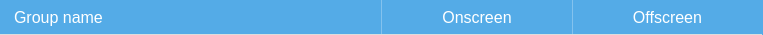
<?xml version="1.0" encoding="UTF-8"?>
<ui version="4.0">
 <class>GroupWidget</class>
 <widget class="QWidget" name="GroupWidget">
  <property name="enabled">
   <bool>true</bool>
  </property>
  <property name="geometry">
   <rect>
    <x>0</x>
    <y>0</y>
    <width>763</width>
    <height>35</height>
   </rect>
  </property>
  <property name="sizePolicy">
   <sizepolicy hsizetype="Preferred" vsizetype="MinimumExpanding">
    <horstretch>0</horstretch>
    <verstretch>0</verstretch>
   </sizepolicy>
  </property>
  <property name="minimumSize">
   <size>
    <width>0</width>
    <height>35</height>
   </size>
  </property>
  <property name="maximumSize">
   <size>
    <width>16777215</width>
    <height>35</height>
   </size>
  </property>
  <property name="windowTitle">
   <string>Form</string>
  </property>
  <property name="styleSheet">
   <string notr="true">
QWidget
{
	background-color: #54abe7;
}

QWidget:disabled
{
	background-color: #ccc;
}

QWidget#groupWidget
{
	border-style: solid;
	border-color: #ddd;
	border-width: 0px 0px 1px 0px;
}

QLabel
{
	font-weight: normal;
	font-size: 16px;
}

QLabel#groupLabel
{
	color: #fff;
}

QLabel#groupLabel:disabled
{
	color: #eee;
}

QLabel#spacerLabel
{
	background-color: #eee;
}

QLabel#verticalLine0,#verticalLine1
{
	background-color: #83c2ee;
}

QLabel#verticalLine0:disabled,#verticalLine1:disabled
{
	background-color: #aaa;
}

QLabel#onscreenLabel,#offscreenLabel
{
	color: #fff;
}

QLabel#checkLabel
{
	border-image: url(:/group_checkbox_check.png) 0 0 0 0 stretch stretch;
}</string>
  </property>
  <layout class="QVBoxLayout" name="verticalLayout" stretch="0">
   <property name="spacing">
    <number>0</number>
   </property>
   <property name="leftMargin">
    <number>0</number>
   </property>
   <property name="topMargin">
    <number>0</number>
   </property>
   <property name="rightMargin">
    <number>0</number>
   </property>
   <property name="bottomMargin">
    <number>0</number>
   </property>
   <item>
    <widget class="QWidget" name="mainWidget" native="true">
     <property name="sizePolicy">
      <sizepolicy hsizetype="Preferred" vsizetype="MinimumExpanding">
       <horstretch>0</horstretch>
       <verstretch>0</verstretch>
      </sizepolicy>
     </property>
     <layout class="QVBoxLayout" name="verticalLayout_3">
      <property name="spacing">
       <number>0</number>
      </property>
      <property name="leftMargin">
       <number>0</number>
      </property>
      <property name="topMargin">
       <number>0</number>
      </property>
      <property name="rightMargin">
       <number>1</number>
      </property>
      <property name="bottomMargin">
       <number>0</number>
      </property>
      <item>
       <widget class="QWidget" name="groupWidget" native="true">
        <property name="minimumSize">
         <size>
          <width>0</width>
          <height>35</height>
         </size>
        </property>
        <property name="maximumSize">
         <size>
          <width>16777215</width>
          <height>35</height>
         </size>
        </property>
        <layout class="QHBoxLayout" name="horizontalLayout_7" stretch="1,0,1">
         <property name="spacing">
          <number>0</number>
         </property>
         <property name="leftMargin">
          <number>0</number>
         </property>
         <property name="topMargin">
          <number>0</number>
         </property>
         <property name="rightMargin">
          <number>0</number>
         </property>
         <property name="bottomMargin">
          <number>1</number>
         </property>
         <item>
          <layout class="QHBoxLayout" name="horizontalLayout" stretch="1">
           <property name="spacing">
            <number>0</number>
           </property>
           <property name="leftMargin">
            <number>0</number>
           </property>
           <property name="rightMargin">
            <number>0</number>
           </property>
           <item>
            <widget class="QWidget" name="widget" native="true">
             <property name="minimumSize">
              <size>
               <width>0</width>
               <height>0</height>
              </size>
             </property>
             <layout class="QHBoxLayout" name="horizontalLayout_3">
              <property name="spacing">
               <number>0</number>
              </property>
              <property name="leftMargin">
               <number>14</number>
              </property>
              <property name="topMargin">
               <number>0</number>
              </property>
              <property name="rightMargin">
               <number>21</number>
              </property>
              <property name="bottomMargin">
               <number>0</number>
              </property>
              <item>
               <widget class="QLabel" name="groupLabel">
                <property name="sizePolicy">
                 <sizepolicy hsizetype="Preferred" vsizetype="Preferred">
                  <horstretch>0</horstretch>
                  <verstretch>0</verstretch>
                 </sizepolicy>
                </property>
                <property name="minimumSize">
                 <size>
                  <width>0</width>
                  <height>0</height>
                 </size>
                </property>
                <property name="maximumSize">
                 <size>
                  <width>16777215</width>
                  <height>16777215</height>
                 </size>
                </property>
                <property name="text">
                 <string>Group name</string>
                </property>
                <property name="margin">
                 <number>0</number>
                </property>
               </widget>
              </item>
              <item>
               <spacer name="horizontalSpacer">
                <property name="orientation">
                 <enum>Qt::Horizontal</enum>
                </property>
                <property name="sizeHint" stdset="0">
                 <size>
                  <width>40</width>
                  <height>20</height>
                 </size>
                </property>
               </spacer>
              </item>
              <item>
               <widget class="QLabel" name="checkLabel">
                <property name="minimumSize">
                 <size>
                  <width>22</width>
                  <height>22</height>
                 </size>
                </property>
                <property name="maximumSize">
                 <size>
                  <width>22</width>
                  <height>22</height>
                 </size>
                </property>
                <property name="text">
                 <string/>
                </property>
                <property name="scaledContents">
                 <bool>true</bool>
                </property>
                <property name="alignment">
                 <set>Qt::AlignCenter</set>
                </property>
                <property name="indent">
                 <number>0</number>
                </property>
               </widget>
              </item>
             </layout>
            </widget>
           </item>
          </layout>
         </item>
         <item>
          <widget class="QLabel" name="verticalLine0">
           <property name="minimumSize">
            <size>
             <width>1</width>
             <height>0</height>
            </size>
           </property>
           <property name="maximumSize">
            <size>
             <width>1</width>
             <height>16777215</height>
            </size>
           </property>
           <property name="text">
            <string/>
           </property>
           <property name="indent">
            <number>0</number>
           </property>
          </widget>
         </item>
         <item>
          <widget class="QWidget" name="onOffscreenWidget" native="true">
           <property name="minimumSize">
            <size>
             <width>0</width>
             <height>0</height>
            </size>
           </property>
           <property name="maximumSize">
            <size>
             <width>16777215</width>
             <height>16777215</height>
            </size>
           </property>
           <layout class="QHBoxLayout" name="horizontalLayout_5" stretch="1,0,1">
            <property name="spacing">
             <number>0</number>
            </property>
            <property name="leftMargin">
             <number>0</number>
            </property>
            <property name="topMargin">
             <number>0</number>
            </property>
            <property name="rightMargin">
             <number>0</number>
            </property>
            <property name="bottomMargin">
             <number>0</number>
            </property>
            <item>
             <widget class="QLabel" name="onscreenLabel">
              <property name="sizePolicy">
               <sizepolicy hsizetype="Preferred" vsizetype="Preferred">
                <horstretch>0</horstretch>
                <verstretch>0</verstretch>
               </sizepolicy>
              </property>
              <property name="minimumSize">
               <size>
                <width>0</width>
                <height>0</height>
               </size>
              </property>
              <property name="maximumSize">
               <size>
                <width>16777215</width>
                <height>16777215</height>
               </size>
              </property>
              <property name="text">
               <string>Onscreen</string>
              </property>
              <property name="alignment">
               <set>Qt::AlignCenter</set>
              </property>
              <property name="indent">
               <number>0</number>
              </property>
             </widget>
            </item>
            <item>
             <widget class="QLabel" name="verticalLine1">
              <property name="minimumSize">
               <size>
                <width>1</width>
                <height>0</height>
               </size>
              </property>
              <property name="maximumSize">
               <size>
                <width>1</width>
                <height>16777215</height>
               </size>
              </property>
              <property name="text">
               <string/>
              </property>
              <property name="indent">
               <number>0</number>
              </property>
             </widget>
            </item>
            <item>
             <widget class="QLabel" name="offscreenLabel">
              <property name="sizePolicy">
               <sizepolicy hsizetype="Preferred" vsizetype="Preferred">
                <horstretch>0</horstretch>
                <verstretch>0</verstretch>
               </sizepolicy>
              </property>
              <property name="minimumSize">
               <size>
                <width>0</width>
                <height>0</height>
               </size>
              </property>
              <property name="maximumSize">
               <size>
                <width>16777215</width>
                <height>16777215</height>
               </size>
              </property>
              <property name="text">
               <string>Offscreen</string>
              </property>
              <property name="alignment">
               <set>Qt::AlignCenter</set>
              </property>
              <property name="indent">
               <number>0</number>
              </property>
             </widget>
            </item>
           </layout>
          </widget>
         </item>
        </layout>
       </widget>
      </item>
     </layout>
    </widget>
   </item>
  </layout>
 </widget>
 <resources>
  <include location="resources.qrc"/>
 </resources>
 <connections/>
</ui>
